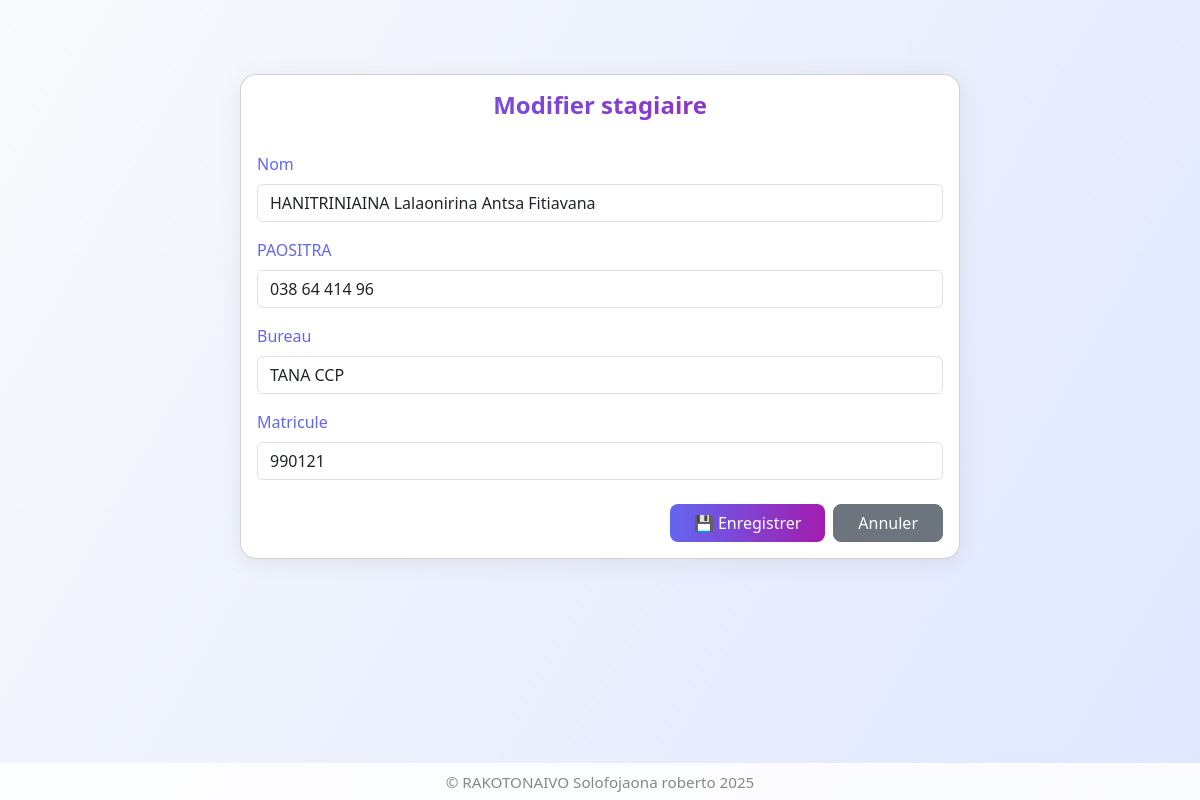
/modifier/2 (signed in), run on the app's committed database.
### tables this page shows
CREATE TABLE stagiaire (id INTEGER PRIMARY KEY AUTOINCREMENT, nom_prenoms TEXT, paositra_money TEXT UNIQUE, bureau TEXT, matricule TEXT (6) UNIQUE);

### app.py (the view, shortened to what this page needs)
@app.route("/modifier/<int:id>", methods=["GET","POST"])
@login_required(role="admin")
def modifier(id):
    conn = db_connect(); cur = conn.cursor()
    cur.execute("SELECT id, nom_prenoms, paositra_money, bureau, matricule FROM stagiaire WHERE id=?", (id,))
    s = cur.fetchone(); conn.close()
    if not s:
        flash("Stagiaire introuvable.", "danger"); return redirect(url_for("index"))
    return render_template("modifier.html", stagiaire=s)

### app.py (called while the page is built)
def db_connect():
    return sqlite3.connect(DB)

def login_required(role=None):
    def decorator(f):
        @wraps(f)
        def wrapper(*args, **kwargs):
            if "user_id" not in session:
                flash("Veuillez vous connecter.", "warning")
                return redirect(url_for("login"))
            if role and session.get("role") != role:
                flash("Accès refusé.", "danger")
                if session.get("role") == "user":
                    return redirect(url_for("user_profile"))
                return redirect(url_for("index"))
            return f(*args, **kwargs)
        return wrapper
    return decorator

### templates/modifier.html (shortened to what this page needs)
<!doctype html>
<html lang="fr">
<head>
    <link href="https://cdn.jsdelivr.net/npm/bootstrap@5.3.0/dist/css/bootstrap.min.css" rel="stylesheet">
</head>
<body>
    <div class="container py-4">
        <div class="card mx-auto" style="max-width: 720px;">
            <div class="card-body">
                <h4>Modifier stagiaire</h4>
                <form method="post">
                    <div class="mb-3">
                        <label class="form-label">Nom</label>
                        <input class="form-control" name="nom" value="{{ stagiaire[1] }}">
                    </div>
                    <div class="mb-3">
                        <label class="form-label">PAOSITRA</label>
                        <input class="form-control" name="paositra" value="{{ stagiaire[2] }}">
                    </div>
                    <div class="mb-3">
                        <label class="form-label">Bureau</label>
                        <input class="form-control" name="bureau" value="{{ stagiaire[3] }}">
                    </div>
                    <div class="mb-3">
                        <label class="form-label">Matricule</label>
                        <input class="form-control" name="matricule" value="{{ stagiaire[4] }}">
                    </div>
                    <div class="d-flex gap-2 justify-content-end mt-4">
                        <button class="btn btn-primary px-4" type="submit">💾 Enregistrer</button>
                        <a class="btn btn-secondary px-4" href="/">Annuler</a>
                    </div>
                </form>
            </div>
            </div>
     </div>
<footer class="copyright text-center">
    &copy; RAKOTONAIVO Solofojaona roberto 2025
</footer>
</body>

### templates/modifier.html (style rules this page uses)
body { background: linear-gradient(120deg, #f8fafc 0%, #e0e7ff 100%); min-height: 100vh; }
.card { box-shadow: 0 4px 24px rgba(0,0,0,0.07); border-radius: 1rem; margin-top: 50px; }
.form-label { font-weight: 500; color: #6366f1; }
.btn-primary { background: linear-gradient(90deg, #6366f1 0%, #a21caf 100%); border: none; border-radius: 0.5rem; font-weight: 500; }
.btn-secondary { border-radius: 0.5rem; font-weight: 500; }
h4 { background: linear-gradient(90deg, #6366f1 0%, #a21caf 100%); -webkit-background-clip: text; background-clip: text; -webkit-text-fill-color: transparent; font-weight: bold; text-align: center; margin-bottom: 2rem; }
.copyright { color: #888; font-size: 0.95rem; text-align: center; position: fixed; left: 0; right: 0; bottom: 0; background: rgba(255,255,255,0.85); padding: 8px 0 6px 0; z-index: 100; margin: 0; }

### data on the page
stagiaire: nom "HANITRINIAINA Lalaonirina Antsa Fitiavana", paositra "038 64 414 96", bureau "TANA CCP", matricule "990121"
